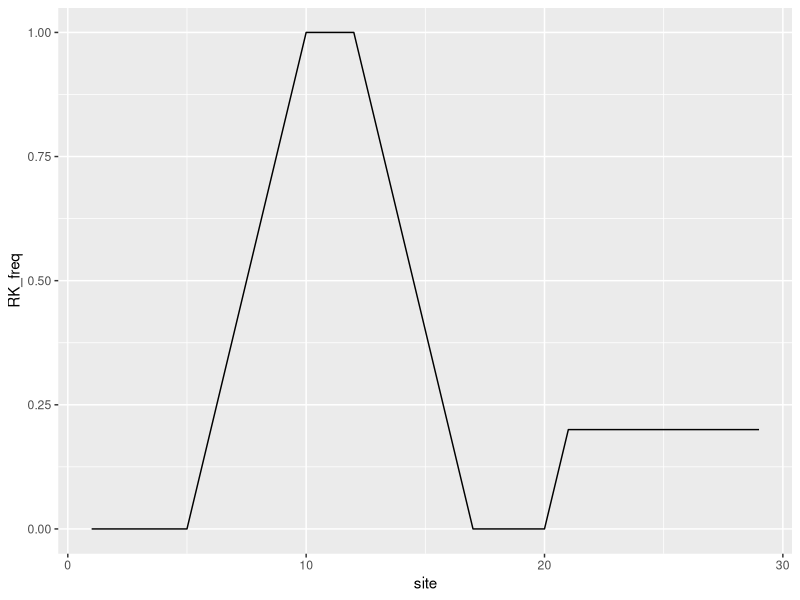
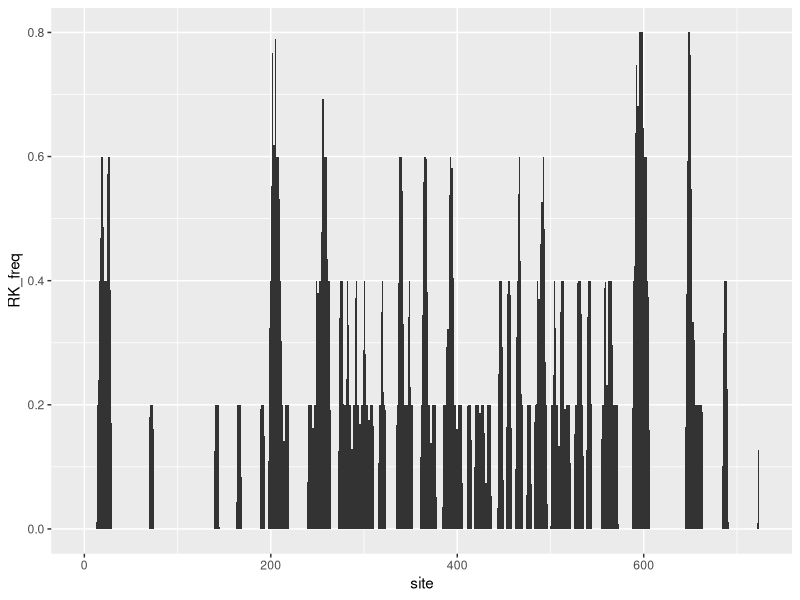
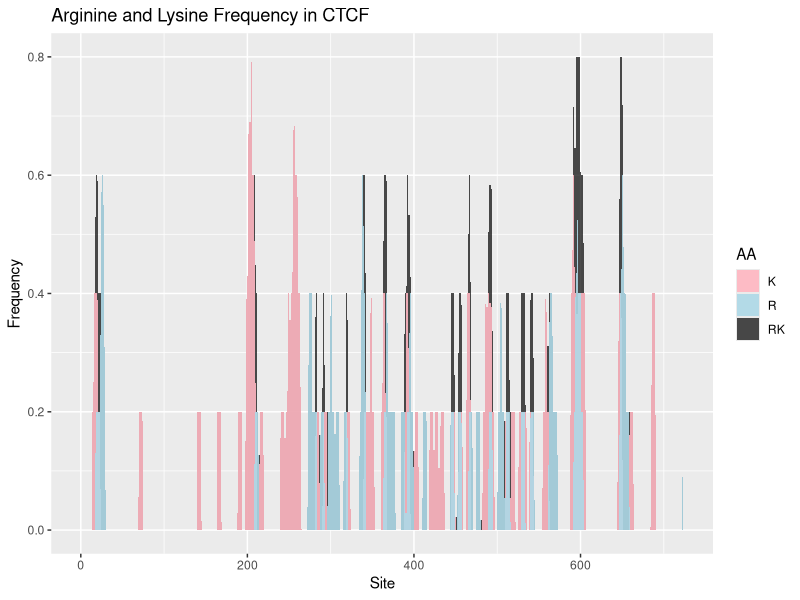
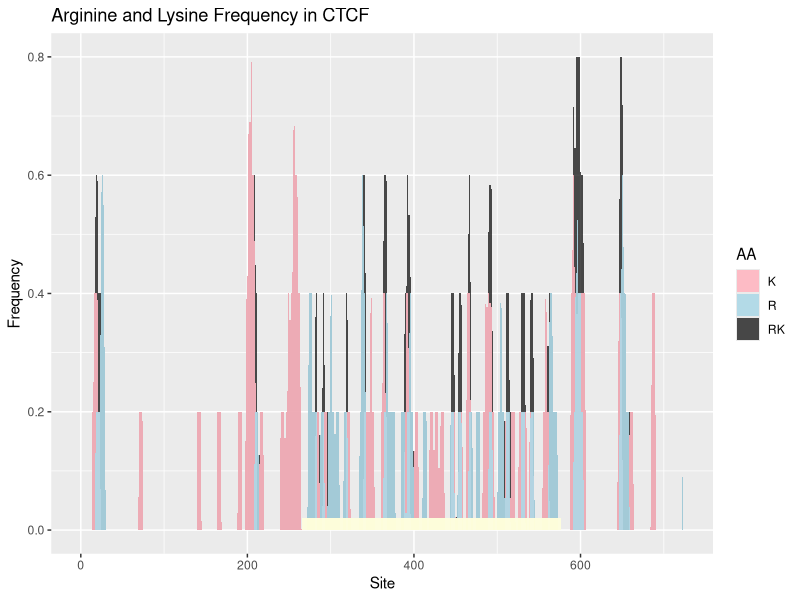

Write the R code that produced these figures, in order.
## ---- chunk 1
CTCF_seq <- "MEGDAVEAIVEESETFIKGKERKTYQRRREGGQEEDACHLPQNQTDGGEVVQDVNSSVQMVMMEQLDPTLLQMKTEVMEGTVAPEAEAAVDDTQIITLQVVNMEEQPINIGELQLVQVPVPVTVPVATTSVEELQGAYENEVSKEGLAESEPMICHTLPLPEGFQVVKVGANGEVETLEQGELPPQEDPSWQKDPDYQPPAKKTKKTKKSKLRYTEEGKDVDVSVYDFEEEQQEGLLSEVNAEKVVGNMKPPKPTKIKKKGVKKTFQCELCSYTCPRRSNLDRHMKSHTDERPHKCHLCGRAFRTVTLLRNHLNTHTGTRPHKCPDCDMAFVTSGELVRHRRYKHTHEKPFKCSMCDYASVEVSKLKRHIRSHTGERPFQCSLCSYASRDTYKLKRHMRTHSGEKPYECYICHARFTQSGTMKMHILQKHTENVAKFHCPHCDTVIARKSDLGVHLRKQHSYIEQGKKCRYCDAVFHERYALIQHQKSHKNEKRFKCDQCDYACRQERHMIMHKRTHTGEKPYACSHCDKTFRQKQLLDMHFKRYHDPNFVPAAFVCSKCGKTFTRRNTMARHADNCAGPDGVEGENGGETKKSKRGRKRKMRSKKEDSSDSENAEPDLDDNEDEEEPAVEIEPEPEPQPVTPAPPPAKKRRGRPPGRTNQPKQNQPTAIIQVEDQNTGAIENIIVEVKKEPDAEPAEGEEEEAQPAATDAPNGDLTPEMILSMMDR"
## ---- chunk 2
count_RK_freq <- function(sequence) {
  # Convert the sequence to uppercase
  sequence <- toupper(sequence)

  # Set the chunk size
  chunk_size <- 5

  # Initialize a dataframe to store the results
  results <- data.frame(site = integer(), 
                        R_freq = numeric(), 
                        K_freq = numeric(), 
                        RK_freq = numeric())

  # Scan the sequence
  for (i in 1:(nchar(sequence) - chunk_size + 1)) {
    chunk <- substr(sequence, i, i + chunk_size - 1)
    
    # Calculate frequencies
    r_freq <- sum(strsplit(chunk, "")[[1]] == "R") / chunk_size
    k_freq <- sum(strsplit(chunk, "")[[1]] == "K") / chunk_size
    rk_freq <- r_freq + k_freq

    # Add to dataframe
    results <- rbind(results, data.frame(site = i, R_freq = r_freq, K_freq = k_freq, RK_freq = rk_freq))
  }

  return(results)
}

## ---- chunk 3
test_seq <- "mmmmmmmmmRRrKKKKnnnnnnnnRnnnnKnnn"

test_seq <- count_RK_freq(test_seq)

## ---- chunk 4
library(ggplot2)

ggplot(test_seq) + aes(x = site, y = RK_freq) + geom_line()
## ---- chunk 5
# Calculate the frequencies of R, K, and RK in CTCF

CTCF_KR_freq <- count_RK_freq(CTCF_seq)

# Plot KR_freq vs site by geom_area
ggplot(CTCF_KR_freq) + 
  aes(x = site, y = RK_freq) + 
  geom_area()


## ---- chunk 6
# Plot K_freq, R_freq, and KR_freq vs site by geom_area filled with different colors

ggplot(CTCF_KR_freq) + 
  geom_area(aes(x = site, y = RK_freq, fill = "RK"), alpha = 0.7) +
  geom_area(aes(x = site, y = K_freq, fill = "K"), alpha = 0.9) +
  geom_area(aes(x = site, y = R_freq, fill = "R"), alpha = 0.9) +
  # Add a legend
  scale_fill_manual(name = "AA", values = c("RK" = "black", "K" = "lightpink", "R" = "lightblue")) +
  # Add a title and labels
  labs(title = "Arginine and Lysine Frequency in CTCF", x = "Site", y = "Frequency")
## ---- chunk 7

ggplot(CTCF_KR_freq) + 
  geom_area(aes(x = site, y = RK_freq, fill = "RK"), alpha = 0.7) +
  geom_area(aes(x = site, y = K_freq, fill = "K"), alpha = 0.9) +
  geom_area(aes(x = site, y = R_freq, fill = "R"), alpha = 0.9) +
  # Add a legend
  scale_fill_manual(name = "AA", values = c("RK" = "black", "K" = "lightpink", "R" = "lightblue")) +
  # Add a title and labels
  labs(title = "Arginine and Lysine Frequency in CTCF", x = "Site", y = "Frequency") +
  geom_rect(xmin = 266, xmax = 577, ymin = 0, ymax = 0.02, fill = "lightyellow", alpha = 0.2) 


